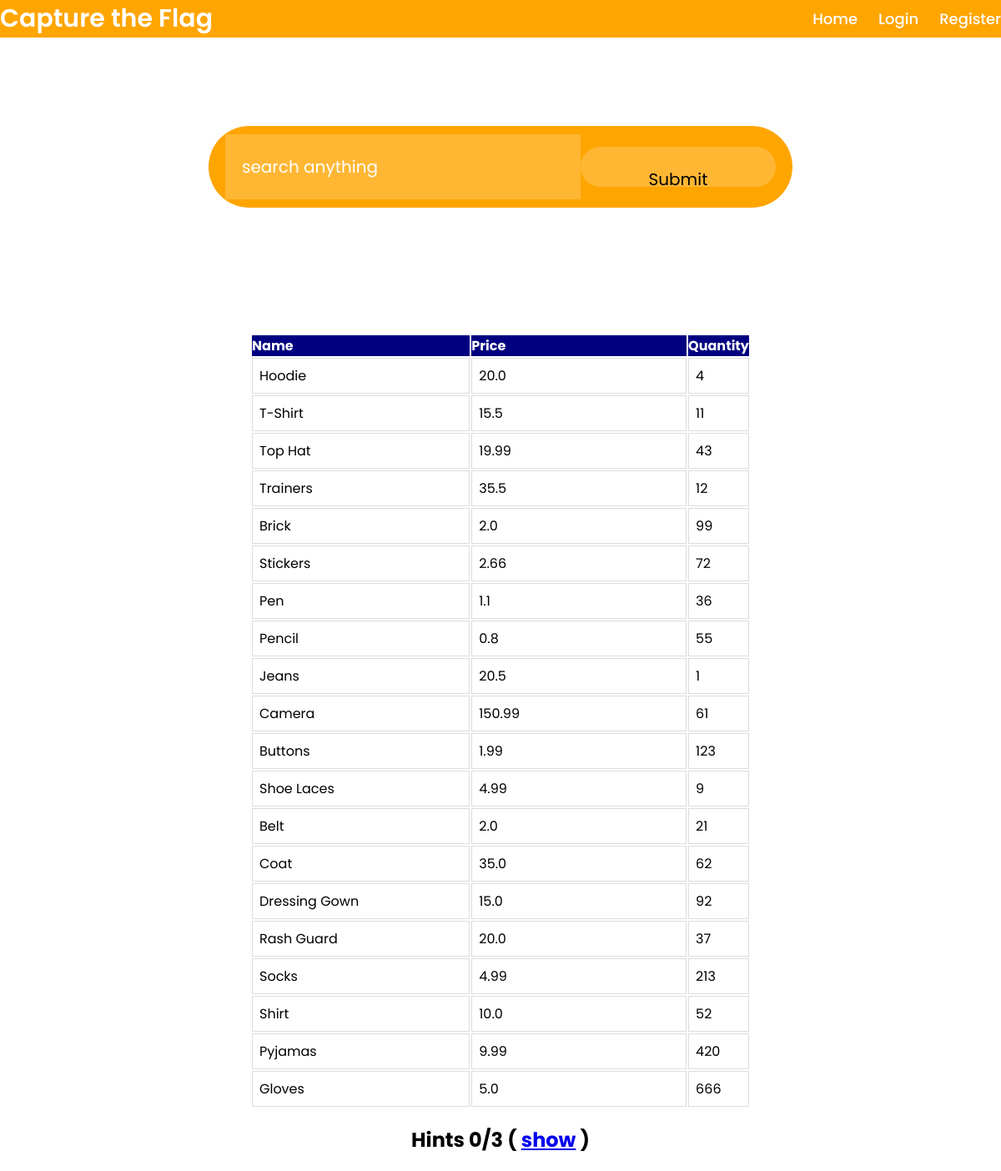
Screenshot of /search with the database file from the repository.
### app.py (models this page shows, shortened)
class products(db.Model):
    __tablename__ = 'products'
    id = db.Column(db.Integer, primary_key=True)
    name = db.Column(db.String(100), nullable=False)
    price = db.Column(db.Float, nullable=False)
    quantity = db.Column(db.Integer, nullable=False)

### users/views.py (the view, shortened to what this page needs)
@users_blueprint.route('/search', methods=['GET', 'POST'])
def search():
    form = SearchForm()
    conn = sqlite3.connect('C:/Users/jacob/PycharmProjects/Capture/instance/ctf.db')
    c = conn.cursor()
    res = c.execute("SELECT * FROM products")
    return render_template('search.html', form=form, res=res)

### users/forms.py
class SearchForm(FlaskForm):
    name = StringField(validators=[DataRequired()])
    submit = SubmitField()

### templates/search.html (shortened to what this page needs)
{% extends "base.html" %}
{% block content %}
<body>
<div class="container">
    <form method="POST" action="{{ url_for('users.search') }}" class="search-bar">
        <label>
            {{ form.name(class="name", placeholder="search anything") }}
        </label>
        {{ form.submit(class="small-submit") }}
    </form>
</div>
<table>
    <tr>
        <th>Name</th>
        <th>Price</th>
        <th>Quantity</th>
    </tr>
{% for row in res %}
    <tr>
        <td>{{ row[1] }}</td>
        <td>{{ row[2] }}</td>
        <td>{{ row[3] }}</td>
    </tr>
{% endfor %}
</table>
<h2>Hints
    <a id="hint-num">0</a>/3
    (
    <a href="#" onclick="showHint(); return false">show</a>
    )
</h2>
</body>
{% endblock %}

### static/style.css (style rules this page uses)
* { margin: 0; padding: 0; box-sizing: border-box; font-family: 'Poppins', sans-serif; }
.container { width: 100%; padding: 5%; min-height: 50vh; background-size: cover; display: flex; align-items: center; justify-content: center; }
.search-bar { width: 100%; max-width: 700px; background: orange; display: flex; align-items: center; border-radius: 60px; padding: 10px 20px; }
.search-bar input { background: rgba(255, 255, 255, 0.2); flex: 1; border: 0; outline: none; padding: 24px 20px; font-size: 20px; }
.small-submit { border: none; border-radius: 30px; font-size: 15px; height: 45px; outline: none; width: 10%; background: rgba(255,255,255,0.7); cursor: pointer; transition: .3s; }
table, th, td { margin-left: auto; margin-right: auto; margin-bottom: auto; width: 50%; height: 50%; }
th { background-color: navy; text-align: left; color: white; }
td { border: 1px solid #ddd; padding: 8px; background: white; }
h1, h2, h3, h4 { font-weight: 100; text-align: center; }
h2 { display: block; font-size: 1.5em; margin-block-start: 0.83em; margin-block-end: 0.83em; margin-inline-start: 0px; margin-inline-end: 0px; font-weight: bold; }

### rows the page displays
products: name "Hoodie", price "20.0", quantity "4"
products: name "T-Shirt", price "15.5", quantity "11"
products: name "Top Hat", price "19.99", quantity "43"
products: name "Trainers", price "35.5", quantity "12"
products: name "Brick", price "2.0", quantity "99"
products: name "Stickers", price "2.66", quantity "72"
products: name "Pen", price "1.1", quantity "36"
products: name "Pencil", price "0.8", quantity "55"
products: name "Jeans", price "20.5", quantity "1"
products: name "Camera", price "150.99", quantity "61"
products: name "Buttons", price "1.99", quantity "123"
products: name "Shoe Laces", price "4.99", quantity "9"
products: name "Belt", price "2.0", quantity "21"
products: name "Coat", price "35.0", quantity "62"
products: name "Dressing Gown", price "15.0", quantity "92"
products: name "Rash Guard", price "20.0", quantity "37"
products: name "Socks", price "4.99", quantity "213"
products: name "Shirt", price "10.0", quantity "52"
products: name "Pyjamas", price "9.99", quantity "420"
products: name "Gloves", price "5.0", quantity "666"
